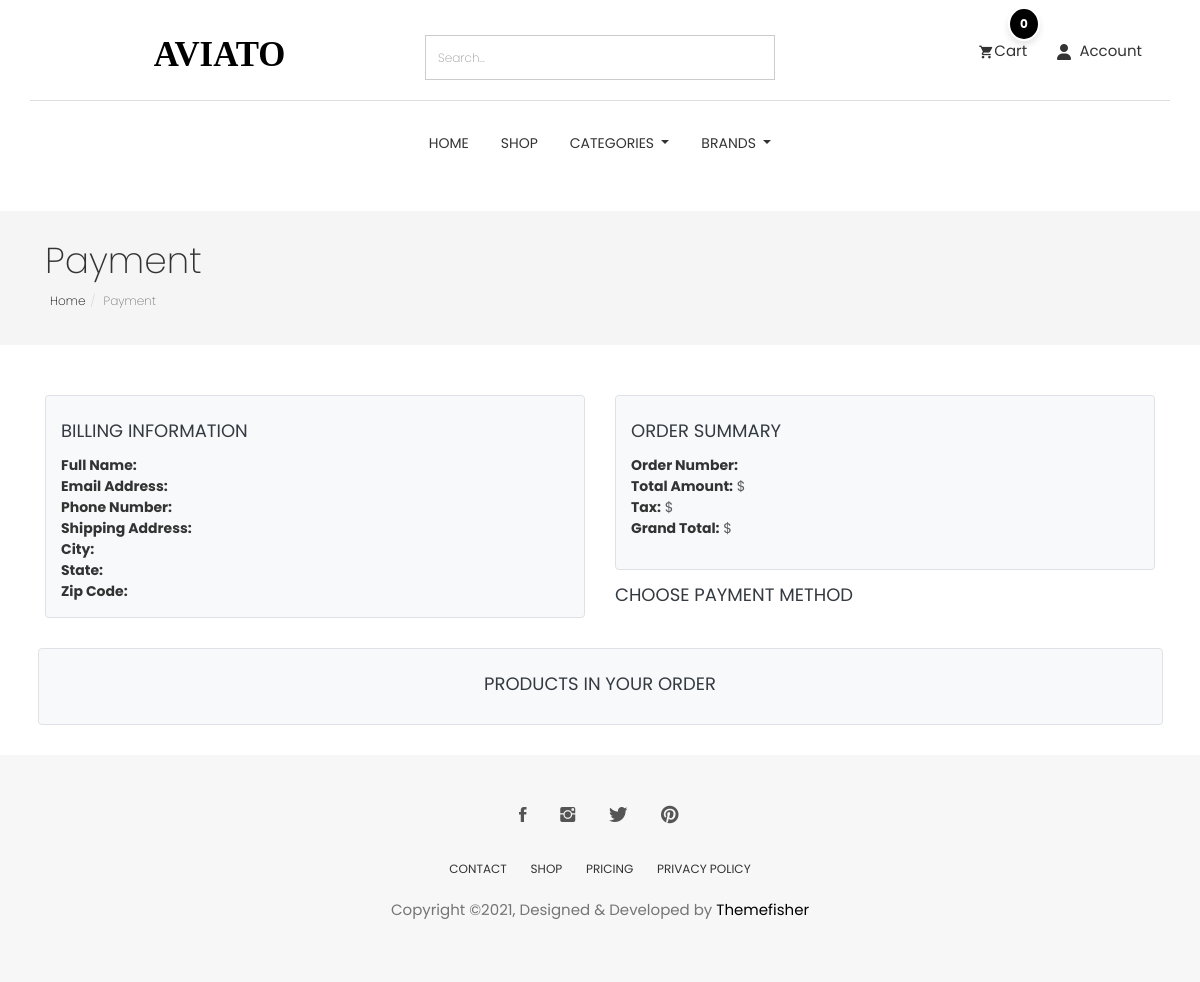
The app's page /order/paypal_payment/ (signed in), older data.
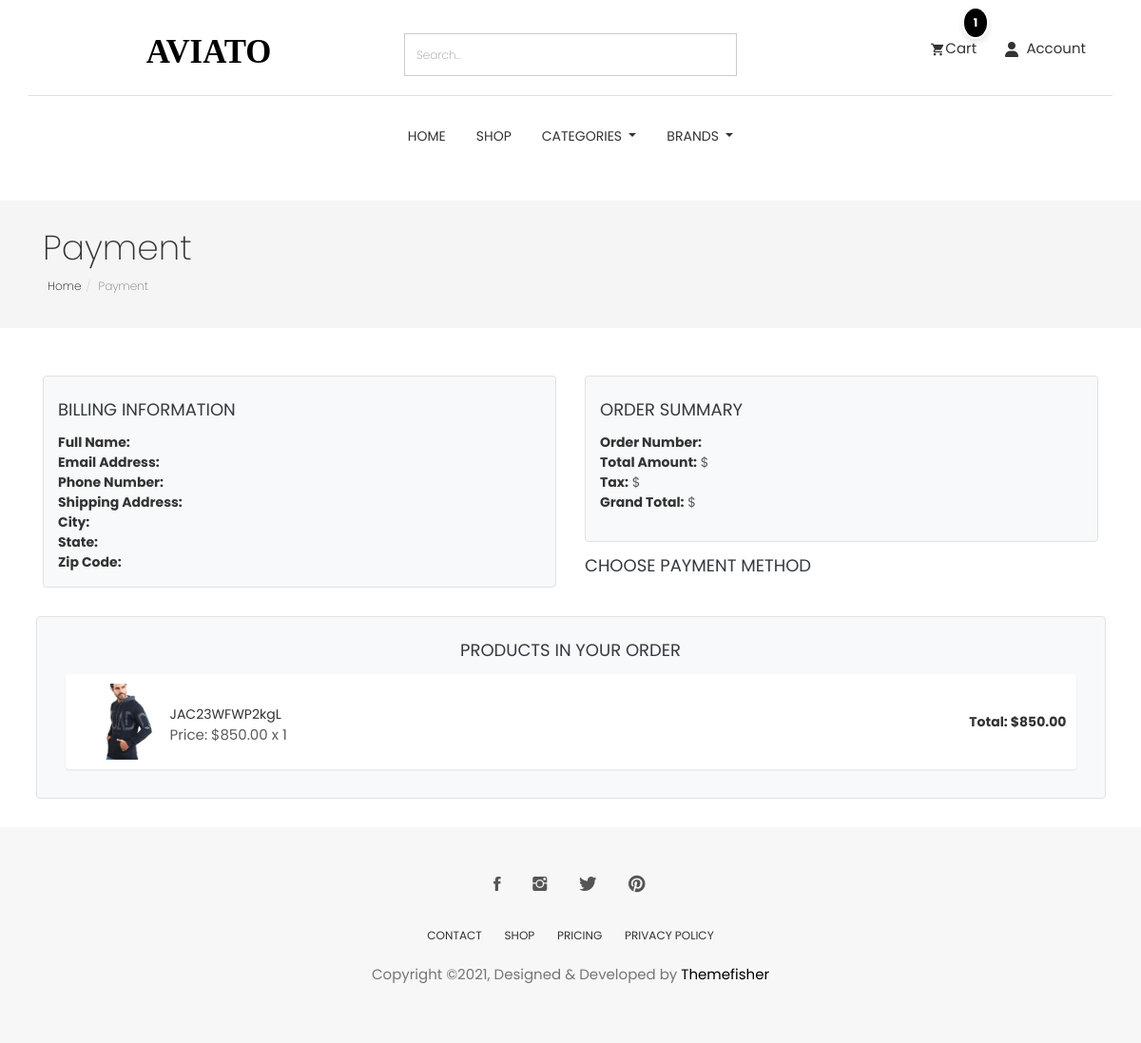
The same page, newer data.
### cart/models.py (models this page shows, shortened)
class CartItem(models.Model):
    user = models.ForeignKey(User,null=True,verbose_name="user cart", on_delete=models.CASCADE)
    product = models.ForeignKey(Product, on_delete=models.CASCADE)
    cart = models.ForeignKey(Cart, on_delete=models.CASCADE, blank=True, null=True)
    variations = models.ManyToManyField(Variation,blank=True)
    quantity = models.IntegerField()
    is_active = models.BooleanField(default=True)
    def sub_total(self):
        return self.product.price * self.quantity

### store/models.py (models this page shows, shortened)
class Product(models.Model):
    id = models.UUIDField(primary_key=True, default=uuid.uuid4, editable=False)
    name = models.CharField(unique=True, max_length=50)
    image = models.ImageField(upload_to='product/')
    stock = models.IntegerField(default=1)
    price = models.DecimalField(max_digits=10, decimal_places=2, default=Decimal('0.00'))
    description = models.TextField(max_length=10000, blank=True)
    created_at = models.DateTimeField(default=timezone.now)
    modified_date = models.DateTimeField(auto_now=True)
    slug = models.SlugField(null=True, blank=True, unique=True)
    views = models.PositiveIntegerField(default=0)
    is_available = models.BooleanField(default=True)
    on_sale = models.BooleanField(default=False)
    PRDBrand = models.ForeignKey('Brand', related_name='product_brand', on_delete=models.CASCADE, blank=True, null=True, verbose_name="Brand")
    like = models.ManyToManyField(User, blank=True, related_name='product_favourite')
    category = models.ForeignKey(Subcategory, related_name='product_subcategory', verbose_name="Subcategory", null=True, blank=True, on_delete=models.CASCADE)
    class Meta:
        ordering = ['-created_at']
        verbose_name = "Product"
        verbose_name_plural = "Products"

### order/views.py (the view)
# urls.py: path('paypal_payment/', views.paypal_payment, name='paypal_payment'),
def paypal_payment(request):
    return render(request , 'payment.html')

### category/category_context.py (called while the page is built)
def nav_links(request):
    categories_nav = Category.objects.all()
    subcategories_nav = Subcategory.objects.all()
    brands_nav = Brand.objects.all()
    context = {
        'categories_nav':categories_nav,
        'brands_nav':brands_nav,
        'subcategories_nav':subcategories_nav,
    }
    return context

### category/models.py (called while the page is built)
    def get_url(self):
        return reverse('products_by_subcategory',args=[self.id])

### store/models.py (called while the page is built)
    def get_url(self):
        return reverse('products_by_brand',args=[self.id])

    def __str__(self):
        return self.name

### order/templates/payment.html (shortened to what this page needs)
{% extends "base.html" %}
{% load static %}
{% load i18n %}
{% block body %}
<section class="page-header">
    <div class="container">
        <div class="row">
            <div class="col-md-12">
                <div class="content">
                    <h1 class="page-name font-weight-bold">Payment</h1>
                    <ol class="breadcrumb ">
                        <li><a href="/">Home</a></li>
                        <li class="active">Payment</li>
                    </ol>
                </div>
            </div>
        </div>
    </div>
</section>
<section class="payment-page section py-5">
    <div class="container">
        <div class="row">
            <div class="col-md-6">
                <div class="block billing-details bg-light p-4 rounded border">
                    <h4 class="widget-title text-uppercase font-weight-bold mb-4">Billing Information</h4>
                    <ul class="list-unstyled">
                        <li><strong>Full Name:</strong> </li>
                        <li><strong>Email Address:</strong> </li>
                        <li><strong>Phone Number:</strong> </li>
                        <li><strong>Shipping Address:</strong> </li>
                        <li><strong>City:</strong> </li>
                        <li><strong>State:</strong> </li>
                        <li><strong>Zip Code:</strong> </li>
                    </ul>
                </div>
            </div>
            <div class="col-md-6">
                <div class="block order-summary bg-light p-4 rounded border">
                    <h4 class="widget-title text-uppercase font-weight-bold mb-4">Order Summary</h4>
                    <ul class="list-unstyled mb-4">
                        <li><strong>Order Number:</strong> </li>
                        <li><strong>Total Amount:</strong> <span class="text-muted">${{ order.order_total }}</span></li>
                        <li><strong>Tax:</strong> <span class="text-muted">${{ order.tax }}</span></li>
                        <li><strong>Grand Total:</strong> <span class="text-muted font-weight-bold">${{ order.grand_total }}</span></li>
                    </ul>
                </div>
                <div class="block payment-methods mt-4">
                    <h4 class="widget-title text-uppercase font-weight-bold mb-3">Choose Payment Method</h4>
                </div>
            </div>
        </div>
        <div class="row mt-5">
            <div class="col-12">
                <div class="block ordered-products bg-light p-4 rounded border">
                    <h4 class="widget-title text-uppercase font-weight-bold mb-4 text-center">Products in Your Order</h4>
                    {% for cart_item in cart_items %}
                    <div class="product-items d-flex align-items-center mb-4 mx-4 p-3 bg-white shadow-sm rounded">
                        <div class="product-image mx-3">
                            <img src="{{ cart_item.product.image.url }}" alt="{{ cart_item.product.name }}" class="img-fluid"
                                style="width: 80px; height: 80px; object-fit: cover; border-radius: 8px;">
                        </div>
                        <div class="product-details flex-grow-1">
                            <h5 class="mb-1 font-weight-bold">{{ cart_item.product.name }}</h5>
                            <p class="text-muted mb-0">Price: ${{ cart_item.product.price }} x {{ cart_item.quantity }}</p>
                        </div>
                        <div class="product-total text-right">
                            <strong>Total: ${{ cart_item.sub_total|floatformat:2 }}</strong>
                        </div>
                    </div>
                    {% endfor %}
                </div>
            </div>
        </div>
    </div>
</section>
{% endblock %}

Row changes from the older to the newer data that the page shows:
added CartItem: product.image (picture), product.name "JAC23WFWP2kgL", product.price "850.00", quantity "1", sub_total "850.00"
Text that changed along with them:
{{ quantity }}: "0" → "1"
